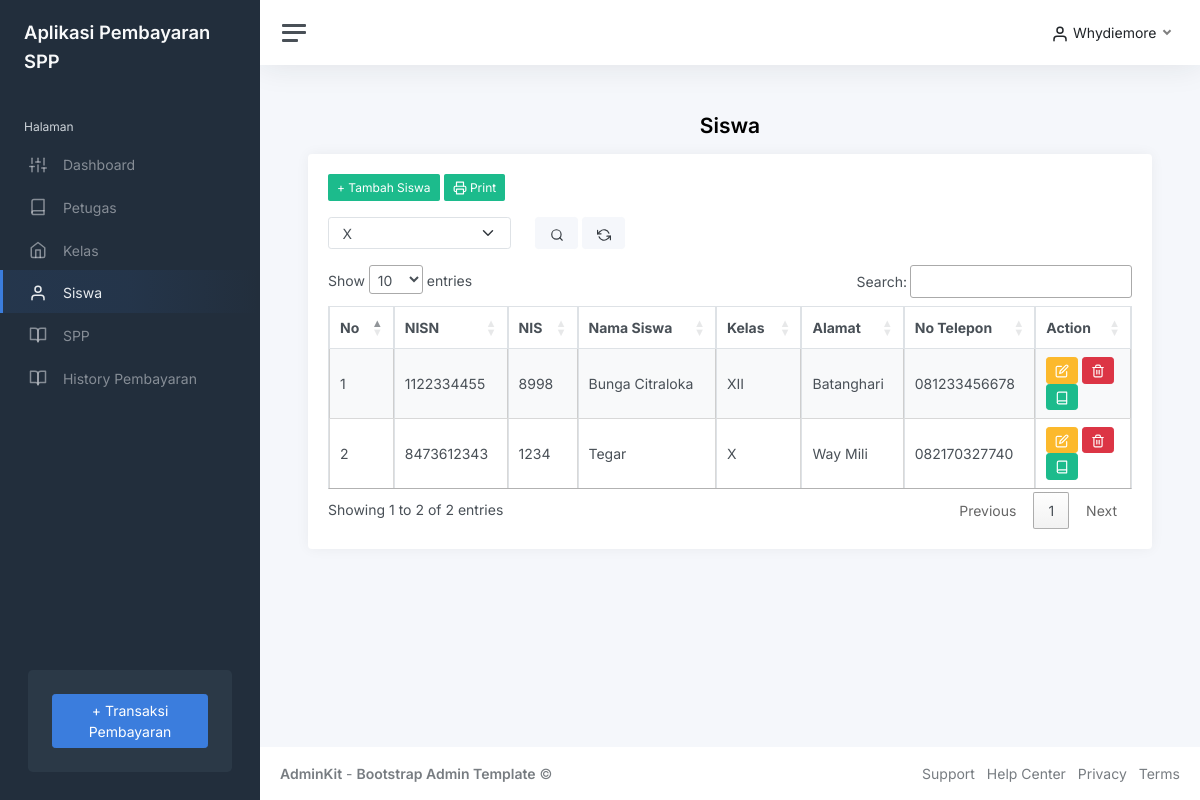
/index.php?page=siswa (signed in), run on the app's committed database.
### tables this page shows
CREATE TABLE `siswa` (
  `nisn` char(10) NOT NULL,
  `nis` char(8) NOT NULL,
  `nama` varchar(35) NOT NULL,
  `id_kelas` int(11) NOT NULL,
  `alamat` text NOT NULL,
  `no_telp` varchar(13) NOT NULL,
  `password` varchar(32) NOT NULL
);

CREATE TABLE `kelas` (
  `id_kelas` int(11) NOT NULL,
  `nama_kelas` varchar(10) NOT NULL,
  `kompetensi_keahlian` varchar(50) NOT NULL
);

### siswa.php (the view, shortened to what this page needs)
<h1 class="h3 mb-3" align="center"><strong>Siswa</strong></h1>
					<div class="row">
						<div class="col-12">
							<div class="card flex-fill">
								<div class="card-body">
								<a href="?page=tambahsiswa" class="btn btn-success btn-sm mb-3" <?php echo ($level == 'petugas' ? 'hidden' : '') ?>>+ Tambah Siswa</a>
								<?php
									if (!empty($_POST['kelas'])) {
										?>
								<a href="cetak-siswa.php?kelas=<?php echo $kelas; ?>" target="_blank" class="btn btn-success btn-sm mb-3" <?php echo ($level == 'petugas' ? 'hidden' : '') ?>><i data-feather="printer"></i> Print</a>
										<?php
									}else{
										?>
								<a href="cetak-siswa.php" target="_blank" class="btn btn-success btn-sm mb-3" <?php echo ($level == 'petugas' ? 'hidden' : '') ?>><i data-feather="printer"></i> Print</a>
										<?php
									}
								?>
								<form action="" method="post">
									<div class="row">
										<div class="col-sm-3">
											<div class="form-group">
												<select name="kelas" class="form-select">
													<option value="X" <?php echo isset($_POST['kelas']) == true ? ($_POST['kelas'] == 'X' ? 'selected' : '') : '' ?>>
														X
													</option>
												</select>
											</div>
										</div>
										<div class="col-sm-3">
											<button class="btn btn-light"><i data-feather="search"></i></button>
											<a href="?page=siswa" class="btn btn-light"><i data-feather="refresh-ccw"></i></a>
										</div>
									</div>
								</form>
									<table class="table table-bordered table-striped table-hover cell-border" id="siswa">
										<thead align="center">
											<tr>
												<th>No</th>
												<th>NISN</th>
												<th>NIS</th>
												<th>Nama Siswa</th>
												<th>Kelas</th>
												<th>Alamat</th>
												<th>No Telepon</th>
												<th>Action</th>
											</tr>
										</thead>
										<tbody>
										<?php
											$no = 1;
											if (isset($_POST['kelas'])) {
												$kelas = $_POST['kelas'];
												$query = mysqli_query($koneksi, "SELECT*FROM siswa INNER JOIN kelas ON siswa.id_kelas=kelas.id_kelas WHERE nama_kelas='$kelas'");
											}else{
												$query = mysqli_query($koneksi, "SELECT*FROM siswa INNER JOIN kelas ON siswa.id_kelas=kelas.id_kelas");
											}
                                            while ($data = mysqli_fetch_array($query)) {
                                        ?>
											<tr>
												<td><?php echo $no; ?></td>
												<td><?php echo $data['nisn']; ?></td>
												<td><?php echo $data['nis']; ?></td>
												<td><?php echo $data['nama']; ?></td>
												<td><?php echo $data['nama_kelas']; ?></td>
												<td><?php echo $data['alamat']; ?></td>
												<td><?php echo $data['no_telp']; ?></td>
												<td>
													<a href="?page=edit_siswa&id=<?php echo $data['nisn']; ?>" class="btn btn-warning btn-sm rounded" <?php echo ($level == 'petugas' ? 'hidden' : '') ?>><i data-feather="edit"></i></a>
													<a href="?page=hapus_siswa&id=<?php echo $data['nisn']; ?>" class="btn btn-danger btn-sm rounded" <?php echo ($level == 'petugas' ? 'hidden' : '') ?>><i data-feather="trash-2"></i></a>
													<a href="?page=history-siswa&id=<?php echo $data['nisn']; ?>" class="btn btn-success btn-sm rounded"><i data-feather="book"></i></a>
												</td>
											</tr>
											<?php
											$no++;
                                            }
                                        ?>
										</tbody>
									</table>
								</div>
							</div>
						</div>

### data on the page
siswa: nisn "1122334455", nis "8998", nama "Bunga Citraloka", id_kelas.nama_kelas "XII", alamat "Batanghari", no_telp "081233456678"
siswa: nisn "8473612343", nis "1234", nama "Tegar", id_kelas.nama_kelas "X", alamat "Way Mili", no_telp "082170327740"

### other printed values
$_SESSION['user']['nama_petugas'] "Whydiemore"
